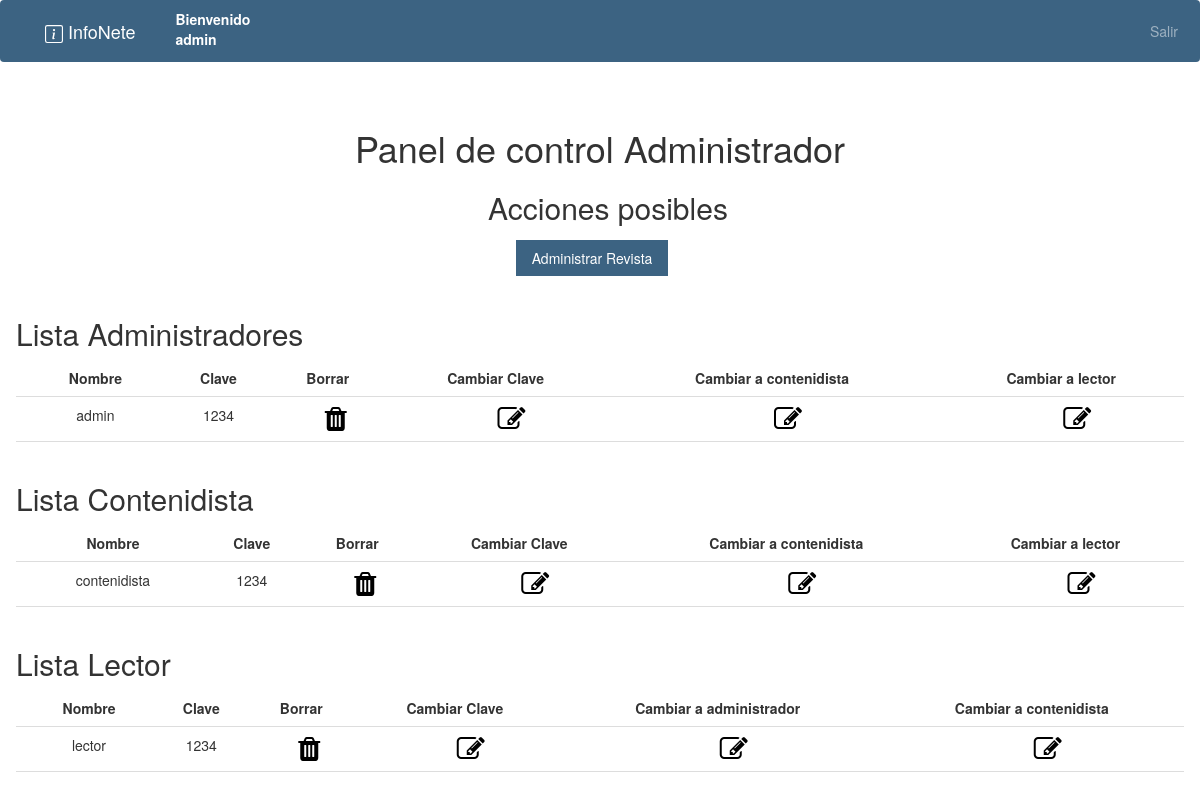
The page /interno.php?page=panelControl (signed in) on the database as committed earlier.
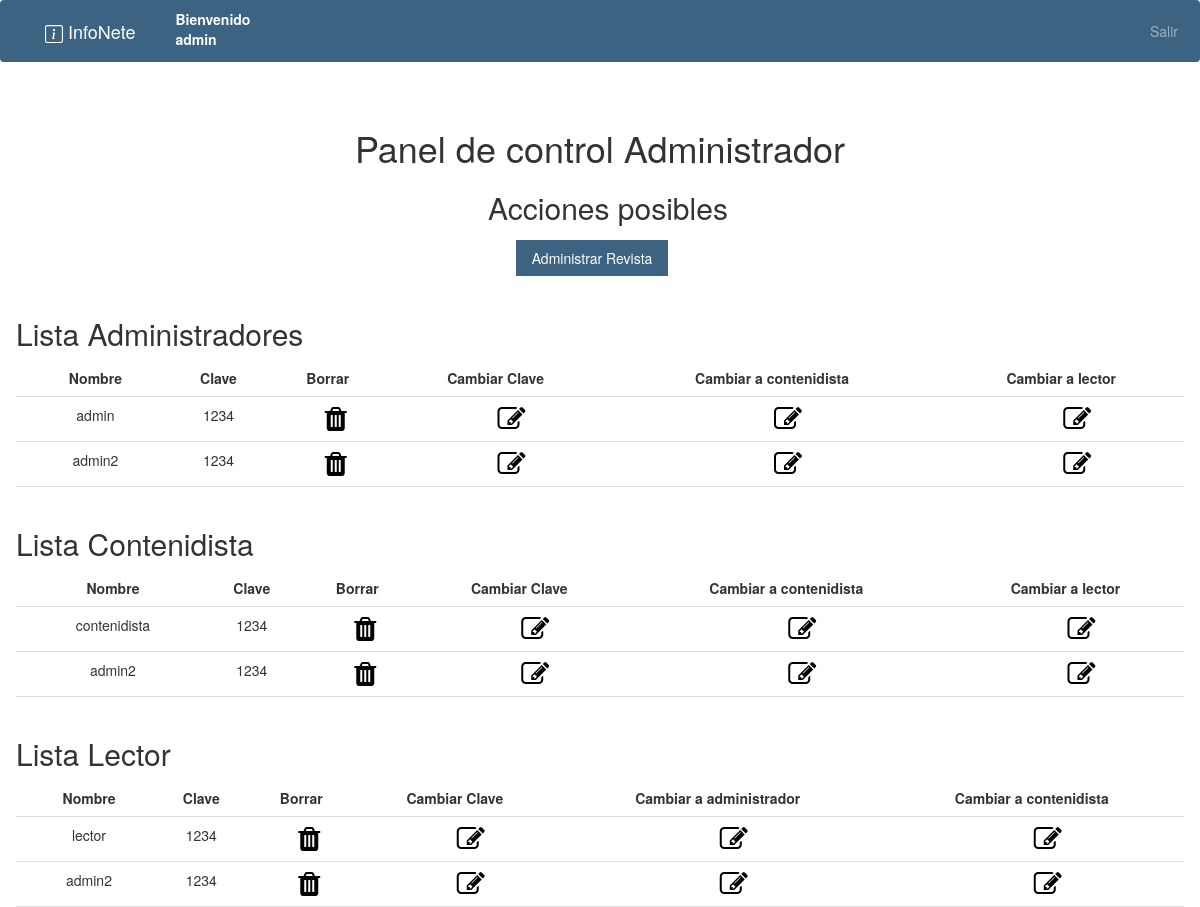
The same page on the database as committed later.
### tables this page shows
CREATE TABLE Usuario    				
(
Id_usuario int NOT NULL auto_increment,
Nro_doc int NOT NULL,
Cod_doc int NOT NULL,
Nombre varchar(50),
Mail varchar(64),
Telefono int,
Cod_Usuario int NOT NULL,										 
Pass varchar(50),																						
CONSTRAINT PK_Usuario PRIMARY KEY (Id_usuario),
CONSTRAINT FK_Usuario_Documento FOREIGN KEY (Cod_doc) REFERENCES Tipo_doc (Cod_doc),
CONSTRAINT FK_Usuario_Rol FOREIGN KEY (Cod_Usuario) REFERENCES Rol (Cod_Rol) 
);

### controller/InicioController.php (called while the page is built, shortened)
<?php
class InicioController
{
    private $modelo;
    public function __construct(){
        $this->modelo = new InicioModel();
    }
    public function executePanelControl(){
        $this->modelo->executeBuscarUsuarios();
        include_once("view/adm/panelControl.php");
    }
}

### helper/Database.php (called while the page is built, shortened)
<?php
class Database{
    private $conexion;
    public function __construct(){
        $configuracion = parse_ini_file("config/config.ini");
        $servername = $configuracion["servername"];
        $username = $configuracion["username"];
        $dbname =  $configuracion["dbname"];
        $password =  $configuracion["password"];
        $conn = new mysqli($servername, $username, $password);
        $conn->select_db($dbname);
        $this->conexion = $conn;
    }
    public function queryBuscarUsuarios(){
        $stmt = $this->conexion->prepare("SELECT * FROM usuario  where Cod_Usuario=1");
        $stmt->execute();
        $result = $stmt->get_result();
        $stmt2 = $this->conexion->prepare("SELECT * FROM usuario  where Cod_Usuario=2");
        $stmt2->execute();
        $result2 = $stmt2->get_result();
        $stmt3 = $this->conexion->prepare("SELECT * FROM usuario  where Cod_Usuario=3");
        $stmt3->execute();
        $result3 = $stmt3->get_result();
    }
}

### model/InicioModel.php (called while the page is built, shortened)
<?php
include_once("helper/Database.php");
class InicioModel
{
    private $conexion;
    public function __construct(){
        $this->conexion = new Database();
    }
    public function executeBuscarUsuarios(){
        $this->conexion->queryBuscarUsuarios();
    }
}

### view/adm/panelControl.php (the view, shortened to what this page needs)
<?php
if(isset($_SESSION["usuarioOK"])) {
    ?>
    <html>
    <link rel="stylesheet" href="https://maxcdn.bootstrapcdn.com/bootstrap/3.3.6/css/bootstrap.min.css">
    <link rel="stylesheet" href="https://stackpath.bootstrapcdn.com/font-awesome/4.7.0/css/font-awesome.min.css">
    <body>
    <div class="w3-container w3-center">
        <h1 class="">Panel de control Administrador</h1>
        <h2 class="w3-margin-left w3-margin-bottom" style="margin-top: 2%">Acciones posibles</h2>
        <div class="w3-container w3-margin-top">
            <a href="interno.php?page=admRevista" class="w3-button bg-primary w3-hover-black w3-margin-right"style="text-decoration: none">Administrar Revista</a>
        </div>
    </div>
    <br>
    <div class="w3-container">
        <h2>Lista Administradores</h2>
        <table class="w3-table w3-bordered">
            <tr>
                <th class='text-center'>Nombre</th>
                <th class='text-center'>Clave</th>
                <th class='text-center'>Borrar</th>
                <th class='text-center'>Cambiar Clave</th>
                <th class='text-center'>Cambiar a contenidista</th>
                <th class='text-center'>Cambiar a lector</th>
            <?php
            if(isset($_SESSION["admin"])) {
                $admin = $_SESSION["admin"];
                $tam = sizeof($admin);
                for ($i = 1; $i <= $tam; $i++) {
                    $posA = explode("-", $admin[$i]);
                    echo "<tr>";
                    echo "<td class='text-center'>$posA[1]</td>";
                    echo "<td class='text-center'>$posA[2]</td>";
                    echo "<td class='text-center'>";
                    echo"<div class='w3-margin-left '><a href='interno.php?page=borrarUsuario&idUsuario=$posA[0]'style='color: black'><i class=\"fa fa-trash fa-2x\" aria-hidden=\"true\"></i></a></div>";
                    echo "</td>";
                    echo "<td class='text-center'>";
                    echo "<div class='w3-margin-left'><div class='w3-margin-left'><a href='interno.php?page=cambiarClave&Id_usuario=$posA[0]' style='color: black'>
                              <i class=\"fa fa-pencil-square-o fa-2x\" aria-hidden=\"true\" href='#'></i></a></div></div>";
                    echo "</td>";
                    echo "<td class='text-center'>";
                    echo "<div class='w3-margin-left'><div class='w3-margin-left'><a href='interno.php?page=cambiarAConte&Id_usuario=$posA[0]' style='color: black'>
                              <i class=\"fa fa-pencil-square-o fa-2x\" aria-hidden=\"true\" href='#'></i></a></div></div>";
                    echo "</td>";
                    echo "<td class='text-center'>";
                    echo "<div class='w3-margin-left'><div class='w3-margin-left'><a href='interno.php?page=cambiarALector&Id_usuario=$posA[0]' style='color: black'>
                              <i class=\"fa fa-pencil-square-o fa-2x\" aria-hidden=\"true\" href='#'></i></a></div></div>";
                    echo "</td>";
                    echo"</tr>";
                }
            }
            ?>
        </table>
    </div>
    <br>
    <div class="w3-container">
        <h2>Lista Contenidista</h2>
        <table class="w3-table w3-bordered">
            <tr>
                <th class='text-center'>Nombre</th>
                <th class='text-center'>Clave</th>
                <th class='text-center'>Borrar</th>
                <th class='text-center'>Cambiar Clave</th>
                <th class='text-center'>Cambiar a contenidista</th>
                <th class='text-center'>Cambiar a lector</th>
            </tr>
            <?php
            if(isset($_SESSION["contenidista"])) {
                $contenidista = $_SESSION["contenidista"];
                $tam = sizeof($contenidista);
                for ($i = 1; $i <= $tam; $i++) {
                    $posC = explode("-", $contenidista[$i]);
                    echo "<tr>";
                    echo "<td class='text-center'>$posC[1]</td>";
                    echo "<td class='text-center'>$posC[2]</td>";
                    echo "<td class='text-center'>";
                    echo"<div class='w3-margin-left '><a href='interno.php?page=borrarUsuario&idUsuario=$posC[0]'style='color: black'><i class=\"fa fa-trash fa-2x\" aria-hidden=\"true\"></i></a></div>";
                    echo "</td>";
                    echo "<td class='text-center'>";
                    echo "<div class='w3-margin-left'><div class='w3-margin-left'><a href='interno.php?page=cambiarClave&Id_usuario=$posC[0]' style='color: black'>
                              <i class=\"fa fa-pencil-square-o fa-2x\" aria-hidden=\"true\" href='#'></i></a></div></div>";
                    echo "</td>";
                    echo "<td class='text-center'>";
                    echo "<div class='w3-margin-left'><div class='w3-margin-left'><a href='interno.php?page=cambiarAConte&Id_usuario=$posC[0]' style='color: black'>
                              <i class=\"fa fa-pencil-square-o fa-2x\" aria-hidden=\"true\" href='#'></i></a></div></div>";
                    echo "</td>";
                    echo "<td class='text-center'>";
                    echo "<div class='w3-margin-left'><div class='w3-margin-left'><a href='interno.php?page=cambiarALector&Id_usuario=$posC[0]' style='color: black'>
                              <i class=\"fa fa-pencil-square-o fa-2x\" aria-hidden=\"true\" href='#'></i></a></div></div>";
                    echo "</td>";
                    echo"</tr>";
                }
            }
            ?>
        </table>
    </div>
    <br>
    <div class="w3-container">
        <h2>Lista Lector</h2>
        <table class="w3-table w3-bordered">
            <tr>
                <th class='text-center'>Nombre</th>
                <th class='text-center'>Clave</th>
                <th class='text-center'>Borrar</th>
                <th class='text-center'>Cambiar Clave</th>
                <th class='text-center'>Cambiar a administrador</th>
                <th class='text-center w3-margin-left'> Cambiar a contenidista</th>
            </tr>
            <?php
            if(isset($_SESSION["lector"])) {
                $lector = $_SESSION["lector"];
                $tam = sizeof($lector);
                for ($i = 1; $i <= $tam; $i++) {
                    $posL = explode("-", $lector[$i]);
                    echo "<tr>";
                    echo "<td class='text-center'>$posL[1]</td>";
                    echo "<td class='text-center'>$posL[2]</td>";
                    echo "<td class='text-center'>";
                    echo"<div class='w3-margin-left '><a href='interno.php?page=borrarUsuario&idUsuario=$posL[0]'style='color: black'><i class=\"fa fa-trash fa-2x\" aria-hidden=\"true\"></i></a></div>";
                    echo "</td>";
                    echo "<td class='text-center'>";
                    echo "<div class='w3-margin-left'><div class='w3-margin-left'><a href='interno.php?page=cambiarClave&Id_usuario=$posL[0]' style='color: black'>
                              <i class=\"fa fa-pencil-square-o fa-2x\" aria-hidden=\"true\" href='#'></i></a></div></div>";
                    echo "</td>";
                    echo "<td class='text-center'>";
                    echo "<div class='w3-margin-left'><div class='w3-margin-left'><a href='interno.php?page=cambiarAConte&Id_usuario=$posL[0]' style='color: black'>
                              <i class=\"fa fa-pencil-square-o fa-2x\" aria-hidden=\"true\" href='#'></i></a></div></div>";
                    echo "</td>";
                    echo "<td class='text-center'>";
                    echo "<div class='w3-margin-left'><div class='w3-margin-left'><a href='interno.php?page=cambiarALector&Id_usuario=$posL[0]' style='color: black'>
                              <i class=\"fa fa-pencil-square-o fa-2x\" aria-hidden=\"true\" href='#'></i></a></div></div>";
                    echo "</td>";
                    echo"</tr>";
                }
            }
            ?>
        </table>
    </div>
    </body>
    </html>
    <?php
}else{
    header("Location: index.php");
    exit();
}
?>

### view/partial/headerInteno.php (shortened to what this page needs)
<?php
if(isset($_SESSION["usuarioOK"])) {
    $usuario = $_SESSION["usuarioOK"];
    $pos = explode("-", $usuario);
}
?>
<!DOCTYPE html>
<html>
<head>
    <link rel="stylesheet" href="view/css/bootstrap.min.css">
    <link rel="stylesheet" href="view/css/estilos.css">
    <link rel="stylesheet" href="view/css/style.css">
    <link rel="stylesheet" href="view/css/w3.css">
</head>
<body>
<nav class="navbar navbar-expand-lg navbar-dark bg-primary">
    <div class="container">
        <a class="navbar-brand" href="index.php">
                <span>
                </span> InfoNete
        </a>
        <div class="collapse navbar-collapse align-content-center">
            <ul class="navbar-nav ml-auto align-content-center">
                <li class="nav-item active align-content-center text-white">
                    <?php if(isset($_SESSION["usuarioOK"])) { ?>
                        <label>Bienvenido <?php echo $pos[1];?></label>
                    <?php } ?>
                </li>
            </ul>
        </div>
        <div class="collapse navbar-collapse" >
            <?php if(isset($_SESSION["usuarioOK"])) {
            ?>
            <ul class="navbar-nav ml-auto">
                <li class="nav-item w3-margin-right w3-display-right">
                    <a class="nav-link" href="view/logOut.php">Salir</a>
                </li>
                <?php
                }
                ?>
            </ul>
        </div>
    </div>
</nav>
<div class="w3-content" style="max-width:2000px;margin-top:46px">
</html>

### interno.php (shortened to what this page needs)
<?php
include_once("view/partial/headerInteno.php");
$page = isset($_GET[ "page" ]) ? $_GET[ "page" ] : "inicioAdm";
switch ($page){
    case "panelControl":
        include_once("controller/InicioController.php");
        $controller = new InicioController();
        $controller->executePanelControl();
        break;
}

### view/css/estilos.css (style rules this page uses)
.bg-primary { background-color: #3c6382 !important; }

### view/css/style.css (style rules this page uses)
.bg-primary { background-color: #3c6382 !important; }

### view/css/w3.css (style rules this page uses)
*,*:before,*:after { box-sizing:inherit }
html { -ms-text-size-adjust:100%;-webkit-text-size-adjust:100% }
body { margin:0 }
article,aside,details,figcaption,figure,footer,header,main,menu,nav,section { display:block }
a { background-color:transparent }
html,body { font-family:Verdana,sans-serif;font-size:15px;line-height:1.5 }
html { overflow-x:hidden }
h1 { font-size:36px }
h2 { font-size:30px }
h1,h2,h3,h4,h5,h6 { font-family:"Segoe UI",Arial,sans-serif;font-weight:400;margin:10px 0 }
a { color:inherit }
.w3-table,.w3-table-all { border-collapse:collapse;border-spacing:0;width:100%;display:table }
.w3-bordered tr,.w3-table-all tr { border-bottom:1px solid #ddd }
.w3-table td,.w3-table th,.w3-table-all td,.w3-table-all th { padding:8px 8px;display:table-cell;text-align:left;vertical-align:top }
.w3-table th:first-child,.w3-table td:first-child,.w3-table-all th:first-child,.w3-table-all td:first-child { padding-left:16px }
.w3-btn,.w3-button { border:none;display:inline-block;padding:8px 16px;vertical-align:middle;overflow:hidden;text-decoration:none;color:inherit;background-color:inherit;text-align:center;cursor:pointer;white-space:nowrap }
.w3-btn,.w3-button { -webkit-touch-callout:none;-webkit-user-select:none;-khtml-user-select:none;-moz-user-select:none;-ms-user-select:none;user-select:none }
.w3-container:after,.w3-container:before,.w3-panel:after,.w3-panel:before,.w3-row:after,.w3-row:before,.w3-row-padding:after,.w3-row-padding:before, .w3-cell-row:before,.w3-cell-row:after,.w3-clear:after,.w3-clear:before,.w3-bar:before,.w3-bar:after { content:"";display:table;clear:both }
.w3-content,.w3-auto { margin-left:auto;margin-right:auto }
.w3-content { max-width:980px }
.w3-display-right { position:absolute;top:50%;right:0%;transform:translate(0%,-50%);-ms-transform:translate(0%,-50%) }
.w3-container,.w3-panel { padding:0.01em 16px }
.w3-center { text-align:center!important }
.w3-margin-top { margin-top:16px!important }
.w3-margin-bottom { margin-bottom:16px!important }
.w3-margin-left { margin-left:16px!important }
.w3-margin-right { margin-right:16px!important }

Rows that differ between the two databases and show on the page:
added usuario: Nombre "admin2", Pass "1234"
